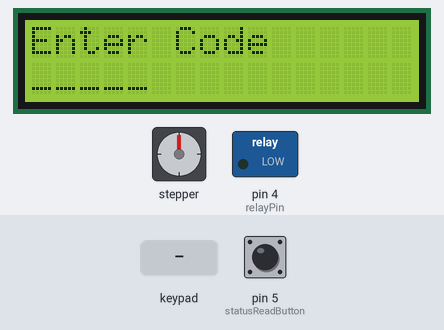
This sketch was run on a simulated Arduino Uno, built with avr-gcc and run on an emulated ATmega328P. Parts: stepper motor, 16×2 character LCD, switched loads named in the sketch (green lamp = pin HIGH). Wiring (inferred from the names in the program): stepper motor driver (200 steps per turn assumed): step pin 3; direction pin 2. The test bench sets the inputs (shaded band); at power-on: pin 5 (statusReadButton) LOW. Pins used as bus, display or sensor lines are not drawn; what the sketch prints to the serial monitor is not drawn.

Above: at 1.2 s.
1.3 s: keypad keys A B 1 2 3 # pressed 0.4 s apart
At 3.7 s:
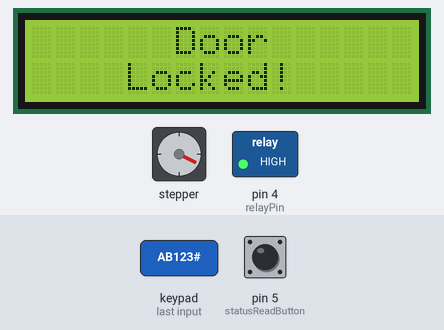
5.2 s: key 'C' pressed
At 6.3 s:
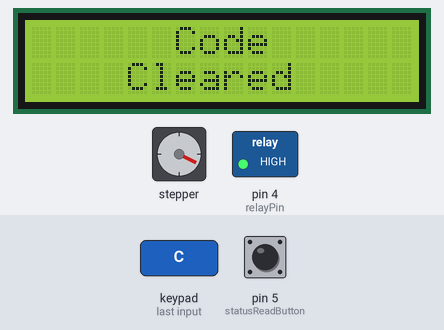
8.2 s: pin 5 (statusReadButton) pulled HIGH for 0.15 s
At 10.4 s:
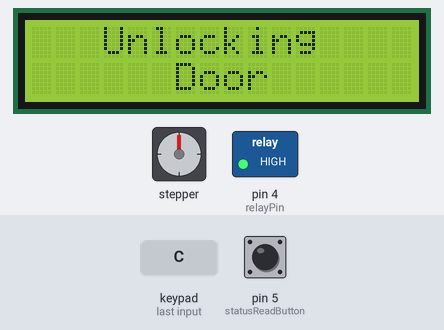
11.3 s: keypad keys 0 0 0 0 0 * pressed 0.4 s apart
At 13.9 s:
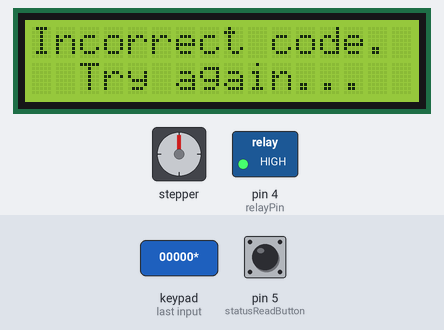
15.2 s: key 'D' pressed
At 16.1 s:
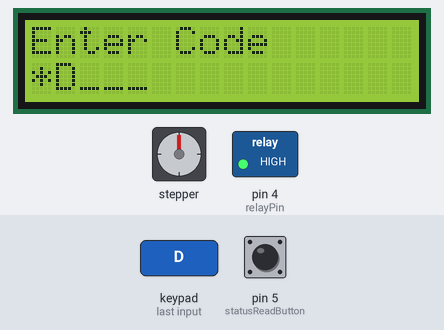
16.7 s: keypad keys 1 3 9 7 2 # pressed 0.4 s apart
At 21.5 s:
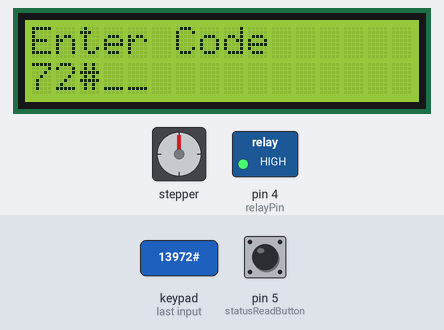
Timing chart, 0 to 22.5 s (numbered marks = the images above; inputs shaded):
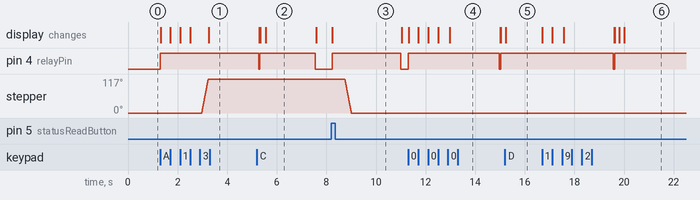

The sketch:

securitySystemCode.ino
```cpp
#include <Keypad.h>
#include <Wire.h>
#include <LiquidCrystal_I2C.h>

//-----------------------STEPPER MOTOR CODE ----------------------------
const int STEPS_PER_REV = 200;
const int dirPin = 2;
const int stepPin = 3;
int stepsRequired = 65;
int mSpeed = 2000;
int lockStatus = 0; // 0 is unlocked, 1 is locked
//----------------------------------------------------------------------

//----------------------KEYPAD CODE-------------------------------------
const byte ROWS = 4;
const byte COLS = 4;
char keymap[ROWS][COLS] =
{
  {'1', '2', '3', 'A'},
  {'4', '5', '6', 'B'},
  {'7', '8', '9', 'C'},
  {'*', '0', '#', 'D'}
};
byte rowPins[ROWS] = {13, 12, 11, 10};
byte colPins[COLS] = {9, 8, 7, 6};
Keypad myKeypad = Keypad(makeKeymap(keymap), rowPins, colPins, ROWS, COLS);
String correctCode = "AB123" ;
char clearKey = 'C';
String codeEntered = "00000";
int numberOfKeys = 0;
//-----------------------------------------------------------------------

//---------------------------LCD SCREEN CODE-----------------------------
LiquidCrystal_I2C lcd(0x27, 2, 1, 0, 4, 5, 6, 7, 3, POSITIVE);
//-----------------------------------------------------------------------

//--------------------------RELAY CODE-----------------------------------
int relayPin = 4;
//-----------------------------------------------------------------------

//--------------------------PUSH BUTTON CODE-----------------------------
int statusReadButton = 5;
int buttonStatus = 0;
//-----------------------------------------------------------------------

void setup()
{
  Serial.begin(9600);
  //----------------------SETUP STEPPER----------------------------------
  pinMode(stepPin, OUTPUT);
  pinMode(dirPin, OUTPUT);
  //---------------------------------------------------------------------

  //----------------------SETUP LCD SCREEN-------------------------------
  lcd.begin(16, 2);
  lcd.backlight();
  screenWrite("Enter Code      ", "_____           ");
  //---------------------------------------------------------------------

  //----------------------RELAY SETUP------------------------------------
  pinMode(relayPin, OUTPUT);
  relayPosition(0);
  //---------------------------------------------------------------------

  //---------------------PUSH BUTTON SETUP-------------------------------
  pinMode(statusReadButton, INPUT);
  //---------------------------------------------------------------------
}

void loop()
{
  char keypressed = myKeypad.getKey();
  if (keypressed)
  {
    relayPosition(1);
    codeEntered[numberOfKeys] = keypressed;
    numberOfKeys = numberOfKeys + 1;
    Serial.println(keypressed);
    writeCode(numberOfKeys - 1, keypressed);
    if (codeEntered == correctCode)
    {
      numberOfKeys = 0;
      codeEntered = "00000";
      if (lockStatus == 0)
      {
        Serial.println("Correct Code. Locking Door...");
        screenWrite("Correct Code.    ", "Locking Door... ");
        stepperTurn(stepsRequired, 1, mSpeed);
        Serial.println("Door Locked.    ");
        screenWrite("      Door      ", "    Locked!     ");
        lockStatus = 1;
        delay (2000);
        relayPosition(0);
        screenWrite("Enter Code      ", "_____           ");
      }
      else if (lockStatus == 1)
      {
        Serial.println("Correct Code. Unlocking Door...");
        screenWrite("Correct Code.    ", "Unlocking Door..");
        stepperTurn(stepsRequired, 0, mSpeed); // Rev , CCW , low speed
        Serial.println("Door Unlocked.  ");
        screenWrite("      Door      ", "    Unlocked!   ");
        lockStatus = 0;
        delay (2000);
        relayPosition(0);
        screenWrite("Enter Code      ", "_____           ");
      }
    }
    else if (keypressed == clearKey)
    {
      Serial.println("Code cleared.");
      screenWrite("      Code      ", "    Cleared     ");
      delay(2000);
      relayPosition(0);
      screenWrite("Enter Code      ", "_____           ");
      codeEntered = "00000";
      numberOfKeys = 0;
    }
    else if (numberOfKeys >= 5)
    {
      codeEntered = "00000";
      numberOfKeys = 0;
      Serial.println("Incorrect code. Try again...");
      screenWrite("Incorrect code. ", "  Try again...  ");
      delay(2000);
      relayPosition(0);
      screenWrite("Enter Code      ", "_____           ");
    }
  }
  buttonStatus = digitalRead(statusReadButton);
  Serial.println(buttonStatus);
  if (buttonStatus == 1 && numberOfKeys == 0)
  {
    if (lockStatus == 0)
    {
      screenWrite("    Locking     ", "      Door      ");
      relayPosition(1);
      delay(500);
      stepperTurn(stepsRequired, 1, mSpeed);
      delay(2000);
      relayPosition(0);
      screenWrite("Enter Code      ", "_____           ");
      lockStatus = 1;
      numberOfKeys = 0;
    }
    else if (lockStatus == 1)
    {
      screenWrite("   Unlocking    ", "      Door      ");
      relayPosition(1);
      delay(500);
      stepperTurn(stepsRequired, 0, mSpeed);
      delay(2000);
      relayPosition(0);
      screenWrite("Enter Code      ", "_____           ");
      lockStatus = 0;
      numberOfKeys = 0;
    }
  }
}


void screenWrite(char topWord[16], char bottomWord[16])
{
  lcd.backlight();
  lcd.setCursor(0, 0);
  lcd.print(topWord);
  lcd.setCursor(0, 1);
  lcd.print(bottomWord);
}

void writeCode(int cursorPosition, char key)
{
  lcd.backlight();
  lcd.setCursor(cursorPosition, 1);
  lcd.print(key);
}

void stepperTurn(int revAmount, int motorDirection, int motorSpeed)
{
  digitalWrite(dirPin, motorDirection); // 1 for CW and 0 for CCW

  for (int x = 0; x < revAmount; x++)
  {
    digitalWrite(stepPin, HIGH);
    delayMicroseconds(motorSpeed); // Increase delay for slower rotation
    digitalWrite(stepPin, LOW);
    delayMicroseconds(motorSpeed);
  }
}

void relayPosition(int onOff)
{
  if (onOff == 1)
  {
    digitalWrite(relayPin, HIGH);
  }
  else
  {
    digitalWrite(relayPin, LOW);
  }
}
```

Measured:
- after the input at 1.3 s, pin 4 (relayPin): LOW → HIGH at once; stepper: turns 117° clockwise in 0.26 s, starting after 1.7 s; the display: first changes at once (image 1 shows a later state)
- after the input at 5.2 s, the display: first differs from a run without the input after 0.36 s (image 2)
- after the input at 8.2 s, pin 4 (relayPin): LOW → HIGH at once, → LOW 2.8 s later; stepper: turns 117° counter-clockwise in 0.26 s, starting after 0.54 s; the display: changes at once (image 3)
- after the input at 11.3 s, pin 4 (relayPin): LOW → HIGH at once, → LOW 3.7 s later, → HIGH 0.06 s later; the display: first changes at once (image 4 shows a later state)
- after the input at 15.2 s, the display: changes at once (image 5)
- after the input at 16.7 s, pin 4 (relayPin): HIGH → LOW after 2.9 s, → HIGH 0.06 s later; the display: first changes at once (image 6 shows a later state)
- what the display in image 2 shows lasts 2.0 s, from 5.6 s to 7.6 s
